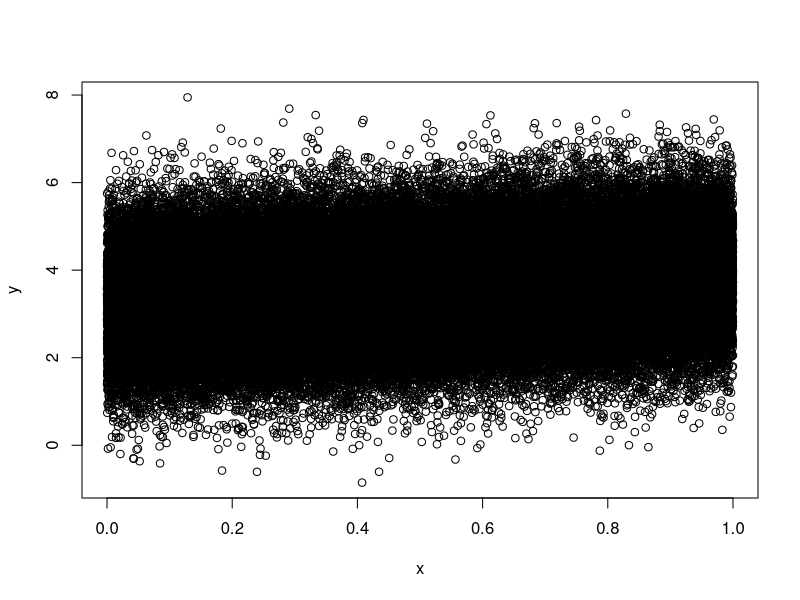
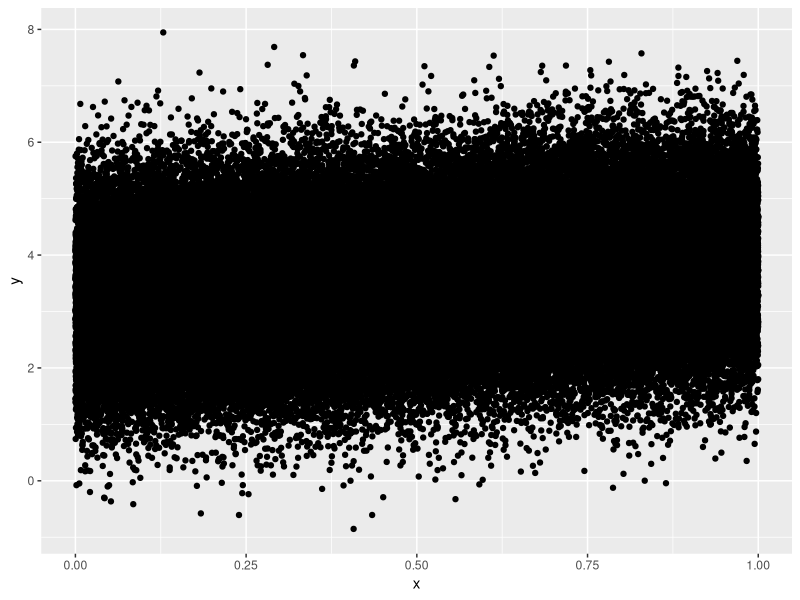
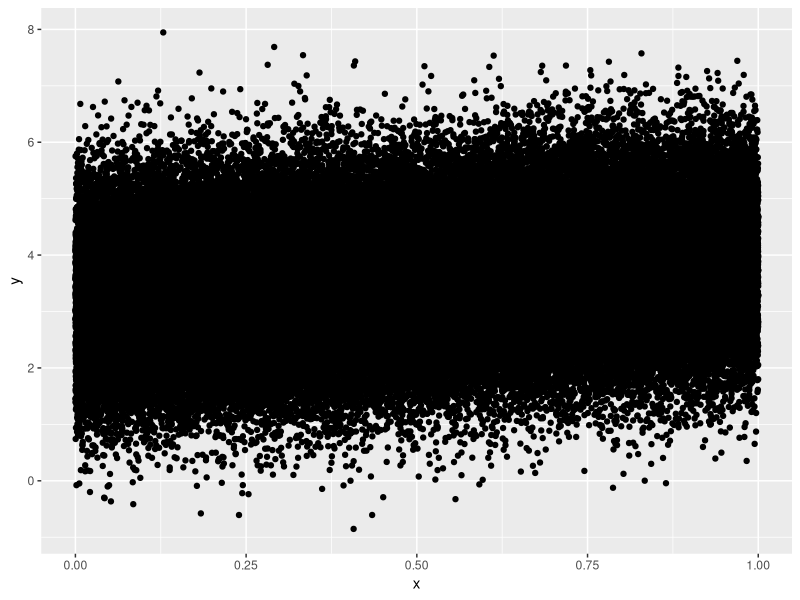
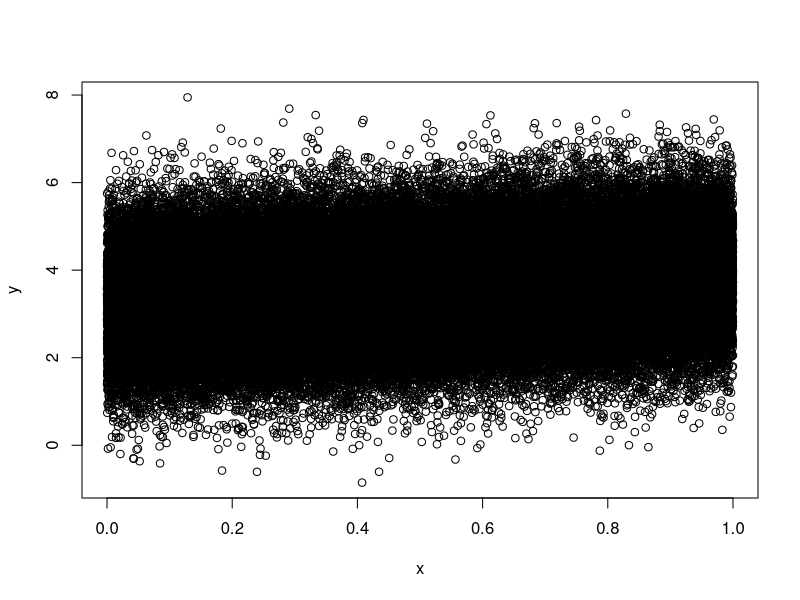
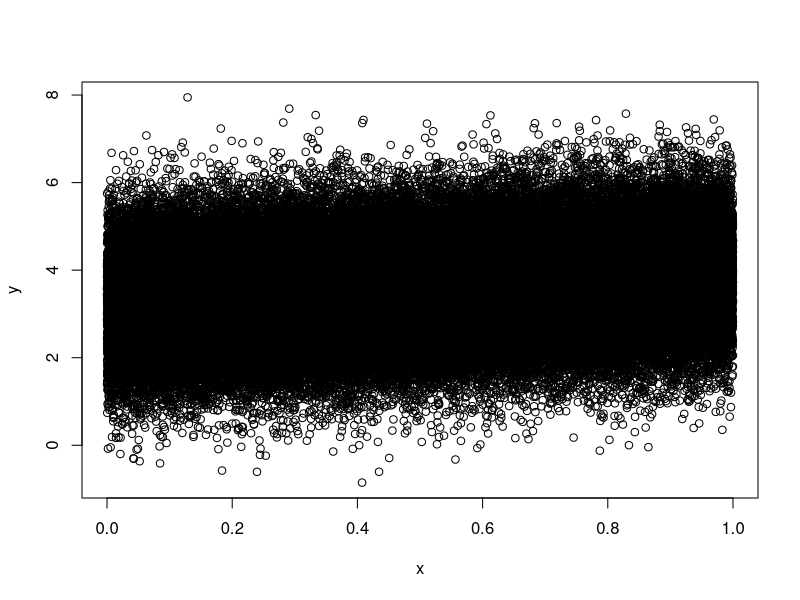
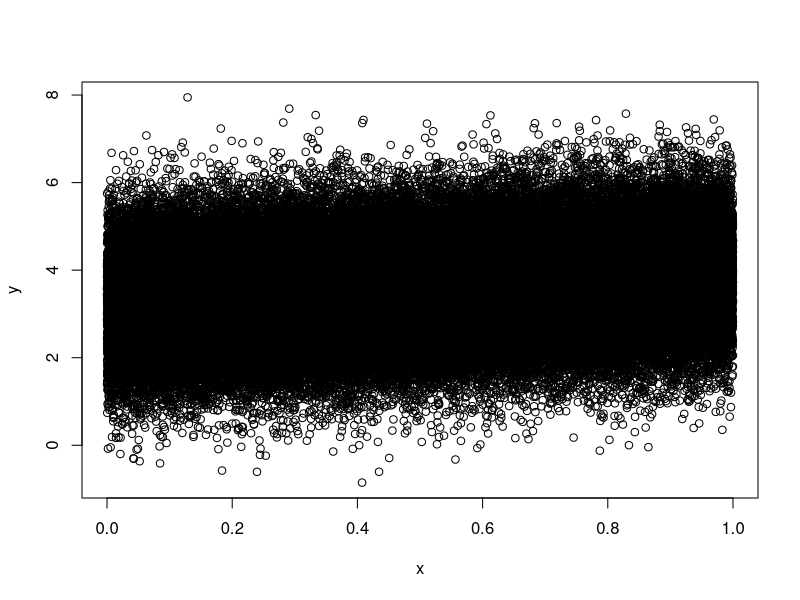
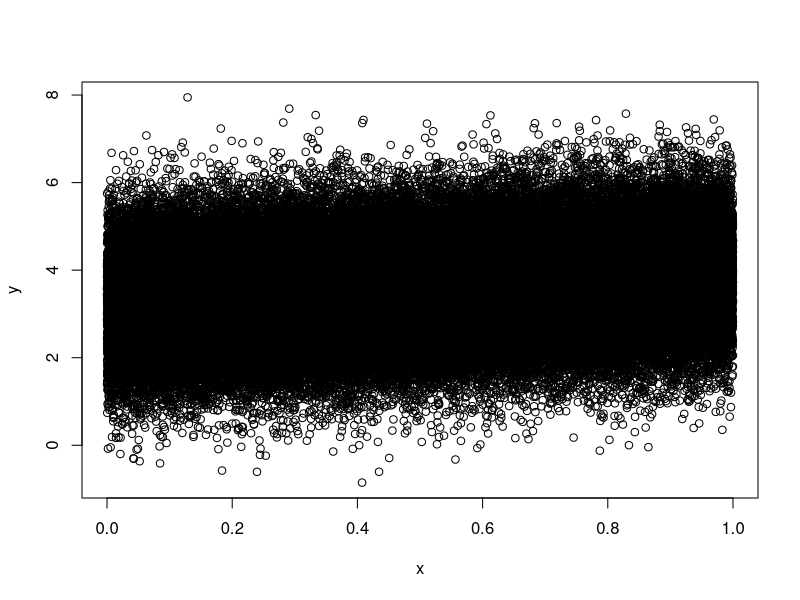
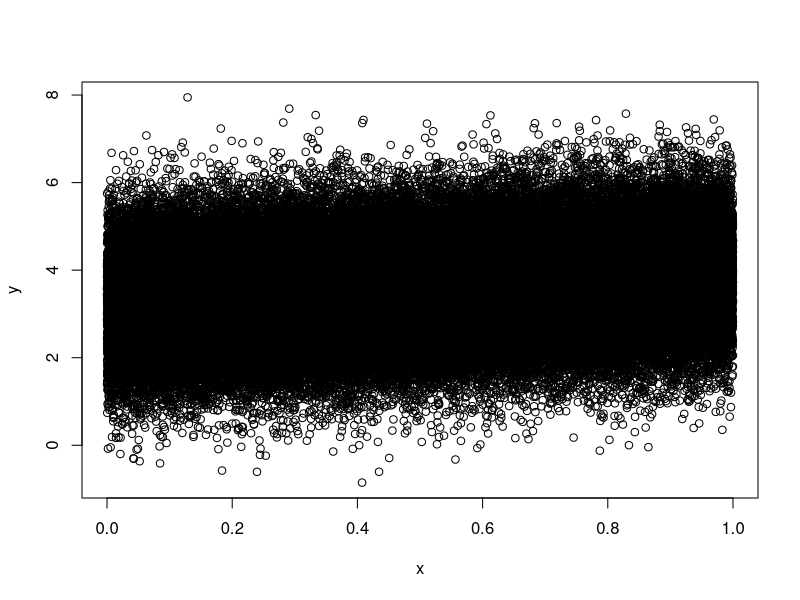

Source code (R) for these figures, in order:
## ---- chunk 1
### # define vector of required packages
vec_req_pkgs <- c("tibble", "ggplot2")
### # extract vector of all installed packages
vec_inst_pkgs <- installed.packages()
### # install required packages, if necessary
for (p in vec_req_pkgs){
  if (!p %in% vec_inst_pkgs)
    install.packages(pkgs = p, repos = "https://cran.rstudio.com")
}

## ---- chunk 2
n_nr_obs <- 10^5
n_inter <- 3.24
n_slope <- 0.7
x <- runif(n_nr_obs)
y <- n_inter + n_slope * x + rnorm(n_nr_obs)
tbl_plot_data <- tibble::tibble(x = x, y = y)
## ---- chunk 3
plot(x,y)
## ---- chunk 4
s_file_stem <- "Rplot"
s_file_dev <- "png"
s_out_path <- paste(s_file_stem, s_file_dev, sep = ".")
png(filename = s_out_path)
plot(x,y)
dev.off()
## ---- chunk 5
(df_png_finfo <- file.info(s_out_path))
## ---- chunk 6
s_file_stem <- "Rplot"
s_file_dev <- "pdf"
s_out_path <- paste(s_file_stem, s_file_dev, sep = ".")
pdf(file = s_out_path)
plot(x,y)
dev.off()
## ---- chunk 7
(df_pdf_finfo <- file.info(s_out_path))
## ---- chunk 8
s_file_stem <- "Rplot"
s_file_dev <- "ps"
s_out_path <- paste(s_file_stem, s_file_dev, sep = ".")
postscript(file = s_out_path)
plot(x,y)
dev.off()
## ---- chunk 9
(df_pdf_finfo <- file.info(s_out_path))
## ---- chunk 10
pdf.options()
## ---- chunk 11
s_file_stem <- "Rplothw14"
s_file_dev <- "pdf"
s_out_path <- paste(s_file_stem, s_file_dev, sep = ".")
pdf(file = s_out_path, width = 14, height = 14)
plot(x,y)
dev.off()
(df_pdf_finfo <- file.info(s_out_path))
## ---- chunk 12
s_file_stem <- "Rplotps2"
s_file_dev <- "pdf"
s_out_path <- paste(s_file_stem, s_file_dev, sep = ".")
pdf(file = s_out_path, pointsize = 2)
plot(x,y)
dev.off()
(df_pdf_finfo <- file.info(s_out_path))

## ---- chunk 13
s_file_stem <- "Rplotps24"
s_file_dev <- "pdf"
s_out_path <- paste(s_file_stem, s_file_dev, sep = ".")
pdf(file = s_out_path, pointsize = 24)
plot(x,y)
dev.off()
(df_pdf_finfo <- file.info(s_out_path))
## ---- chunk 14
s_file_stem <- "Rplotcmg"
s_file_dev <- "pdf"
s_out_path <- paste(s_file_stem, s_file_dev, sep = ".")
pdf(file = s_out_path, colormodel = "grey")
plot(x,y)
dev.off()
(df_pdf_finfo <- file.info(s_out_path))
## ---- chunk 15
library(grid)
z <- matrix(runif(500*500), ncol=500)
pdf("image.pdf")
image(z, col=grey(0:99/100))
dev.off()
pdf("gridraster.pdf")
grid.raster(z, interp=FALSE)
dev.off()
file.info("image.pdf", "gridraster.pdf")["size"]
## ---- chunk 16
### # start with color housekeeping
# Color housekeeping
library(RColorBrewer)
rf <- colorRampPalette(rev(brewer.pal(11,'Spectral')))
r <- rf(32)

library(MASS)
# use default call
k <- kde2d(tbl_plot_data$x, tbl_plot_data$y, n = 200)
### # default image
s_image_plot <- "image_plot.pdf"
pdf(s_image_plot)
image(k, col = r)
dev.off()
file.info(s_image_plot)["size"]
## ---- chunk 17
s_out_path <- "RsmoothScatter.pdf"
pdf(s_out_path)
smoothScatter(y ~ x, colramp = colorRampPalette(c("white", blues9)), xlim = c(0,1), ylim = c(0, 8))
dev.off()
file.info(s_out_path)["size"]
## ---- chunk 18
s_out_path <- "Rggplot2.pdf"
library(ggplot2)
ggplot(tbl_plot_data, aes(x,y)) + geom_point()
ggsave(s_out_path, width = 4, height = 4, dpi = "screen")
(df_ggplot_pdf_finfo <- file.info(s_out_path))
## ---- chunk 19
s_out_path <- "Rggplot2.png"
library(ggplot2)
ggplot(tbl_plot_data, aes(x,y)) + geom_point()
ggsave(s_out_path, width = 4, height = 4, dpi = "screen")
(df_ggplot_png_finfo <- file.info(s_out_path))
## ---- chunk 20
?ggsave
## ---- chunk 21
s_out_path <- "RplotCairo.png"
Cairo::CairoPNG(filename = s_out_path)
plot(x, y)
dev.off()
(df_cairo_png_info <- file.info(s_out_path))
